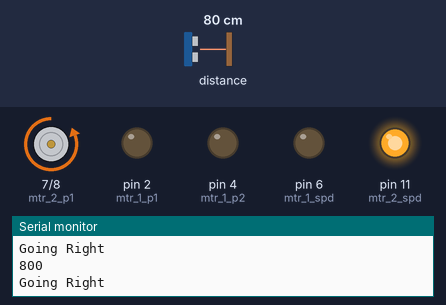
A sketch run on a simulated Arduino Uno, built with avr-gcc and run on an emulated ATmega328P. On the bench: motor-driver pin pairs drawn as motors (green arrow = first pin HIGH = forward, orange = second pin HIGH = backward, longer = more drive), output pins drawn as LEDs (lit = HIGH), the last lines printed to the serial monitor. Inputs (shaded band) come from the test bench; at power-on: distance to the obstacle 80 cm.

Above: at 1.2 s.
1.3 s: distance to the obstacle set to 6 cm
2.8 s: distance to the obstacle set to 3 cm
At 4.0 s:
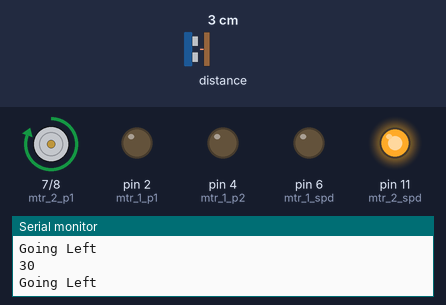
4.3 s: distance to the obstacle set to 26 cm
5.8 s: distance to the obstacle set to 31 cm
At 6.9 s:
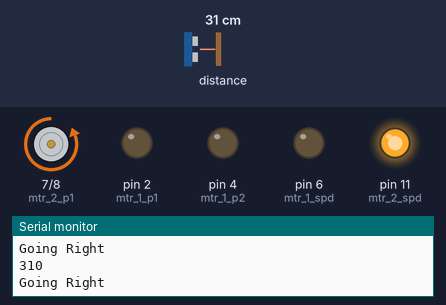
7.3 s: distance to the obstacle set to 2 cm
At 8.6 s:
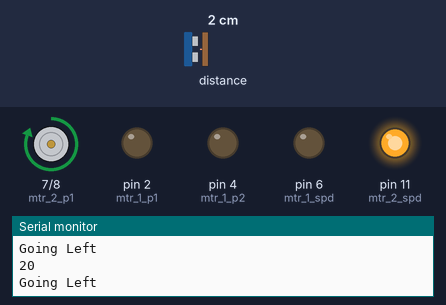
Timing chart, 0 to 9.8 s (numbered marks = the images above; inputs shaded):
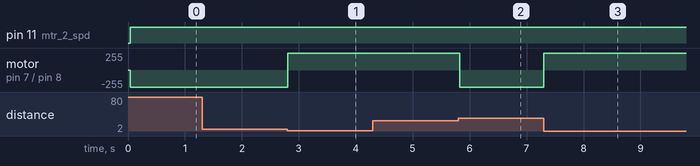

Measured:
- the behaviour switches between 5 and 4 cm on distance to the obstacle (found by bisection; images 0 and 1)
- the behaviour switches between 29 and 30 cm on distance to the obstacle (found by bisection; images 1 and 2)
- after the input at 2.8 s, motor on pin 7 (mtr_2_p1) / pin 8 (mtr_2_p2): backward 255/255 → forward 255/255 at once
- after the input at 5.8 s, motor on pin 7 (mtr_2_p1) / pin 8 (mtr_2_p2): forward 255/255 → backward 255/255 at once
- after the input at 7.3 s, motor on pin 7 (mtr_2_p1) / pin 8 (mtr_2_p2): backward 255/255 → forward 255/255 at once

The sketch:

_03-Final_Project-Distance_Test2-6-23.ino
```cpp
//#include "Adafruit_VL53L0X.h"
//
//  Adafruit_VL53L0X lox = Adafruit_VL53L0X();

const int pushButton = 10;

const int irSensor = A0;

const int mtr_1_p1 = 2;    // motor_1 polarity_1
const int mtr_1_p2 = 4;    // motor_1 polarity_2
const int mtr_1_spd = 6;   // motor_1 speed
const int mtr_2_p1 = 7;    // motor_1 polarity_1
const int mtr_2_p2 = 8;    // motor_1 polarity_2
const int mtr_2_spd = 11;  // motor_1 speed


void setup() {

  distanceSensor();
  pinMode (pushButton, INPUT);
  pinMode (mtr_1_p1, OUTPUT);    // motor_1 polarity
  pinMode (mtr_1_p2, OUTPUT);    // motor_1 polarity
  pinMode (mtr_1_spd, OUTPUT);   // motor_1 speed control
  pinMode (mtr_2_p1, OUTPUT);    // motor_2 polarity
  pinMode (mtr_2_p2, OUTPUT);    // motor_2 polarity
  pinMode (mtr_2_spd, OUTPUT);   // motor_2 speed control
  pinMode(irSensor, INPUT);     // distance sensor pin

  //      Serial.begin(115200);
  //
  //    // wait until serial port opens for native USB devices
  //    while (! Serial) {
  //      delay(1);
  //    }
  //
  //    Serial.println("Adafruit VL53L0X test");
  //    if (!lox.begin()) {
  //      Serial.println(F("Failed to boot VL53L0X"));
  //      while (1);
  //    }
  //    // power
  //    Serial.println(F("VL53L0X API Simple Ranging example\n\n"));
  //  }
}
void loop() {
  long distance ;
  //  int buttonState = digitalRead(pushButton);

  //  Serial.println(buttonState);
  //  delay(1);

  //  if (buttonState == 0) {
  //    digitalWrite (mtr_2_p1, LOW);
  //    digitalWrite (mtr_2_p2, LOW);
  //    analogWrite (mtr_2_spd, LOW);
  //
  //  } else while (buttonState == 1) {

  distance = getDistance();

  if (distance < 50 ) {
    Serial.println("Going Left");
    delay(1);
    digitalWrite (mtr_2_p1, HIGH);
    digitalWrite (mtr_2_p2, LOW);
    analogWrite (mtr_2_spd, 255);

  } else if (distance > 290) {
    Serial.println("Going Right");
    delay(1);
    digitalWrite (mtr_2_p1, LOW);
    digitalWrite (mtr_2_p2, HIGH);
    analogWrite (mtr_2_spd, 255);
  } else {
    Serial.println("middle");
  }
}
```

Functions.ino
```cpp
#include "Adafruit_VL53L0X.h"

Adafruit_VL53L0X lox = Adafruit_VL53L0X();

void distanceSensor() {
  Serial.begin(115200);

  // wait until serial port opens for native USB devices
  while (! Serial) {
    delay(1);
  }

  Serial.println("Adafruit VL53L0X test");
  if (!lox.begin()) {
    Serial.println(F("Failed to boot VL53L0X"));
    while (1);
  }
  // power
  Serial.println(F("VL53L0X API Simple Ranging example\n\n"));
}


long getDistance() {
  VL53L0X_RangingMeasurementData_t measure;

  //   Serial.print("Reading a measurement... ");
  lox.rangingTest(&measure, false); // pass in 'true' to get debug data printout!

  if (measure.RangeStatus != 4) {  // phase failures have incorrect data
    Serial.println(measure.RangeMilliMeter);
    //    Serial.print("mm ");
    return (measure.RangeMilliMeter);
  } else {
    Serial.println(" out of range ");
    return -1;
  }

  delay(100);
}
```
